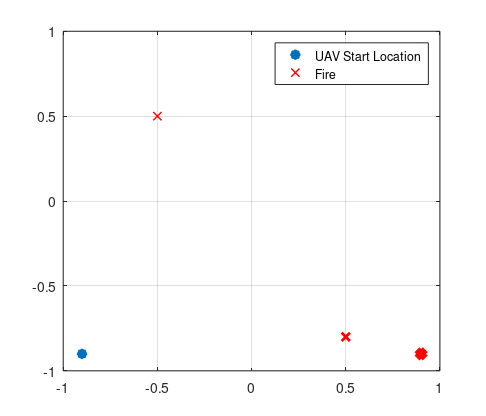

Reproduce this figure in MATLAB. (Note: this script raises an error after producing the figure.)
clear
close all
clc


fires_x = [-.5, 0.5, 0.9];
fires_y = [0.5, -0.8, -0.9];
fire_rew = [1,2,5];

uav_x = [-0.9, 0.9];
uav_y = [-0.9, 0.9];

hc = figure();
set(hc,'PaperUnits','Points');
set(hc,'PaperPosition',[650,550,350,300]);
set(hc,'Units','Points');
set(hc,'Position',[650,550,350,300]);




plot(uav_x, uav_y, '*', 'LineWidth', 5);
hold on
for i = 1:length(fires_x)
    plot(fires_x(i), fires_y(i), 'rx', 'LineWidth',fire_rew(i));
end

grid on
legend 'UAV Start Location' 'Fire' 'Location' 'Best'

print -dpng -r300 'GameLayout.png'

%%
load 3_fires_2_agents.mat

avg_mystrategy = 6.38456804978; 
std_mystrategy = 0.298271833632;

hc = figure();
set(hc,'PaperUnits','Points');
set(hc,'PaperPosition',[650,550,350,300]);
set(hc,'Units','Points');
set(hc,'Position',[650,550,350,300]);

plot(Iteration, AverageDiscountedReturn);
hold on
C = [0.2123    0.2138    0.6270];
plot([0,74],[avg_mystrategy, avg_mystrategy]); 
plot([0,74],[avg_mystrategy, avg_mystrategy]+std_mystrategy,'--','Color',C )
plot([0,74],[avg_mystrategy, avg_mystrategy]-std_mystrategy,'--','Color',C )

grid on

xlabel('Iteration')
ylabel('Avg Discounted Return')
legend 'Learned Policy' 'Intuitive Policy' 'Location' 'Best'
title '3 Fires, 2 UAVs'

print -dpng -r300 'TrainingCurve.png'

%%

fires_x = [-0.8, -0.8, 0.8, 0.8,-0.5, 0.5, 0];
fires_y = [-0.8, 0.8, -0.8, 0.8, 0, 0, 0 ];
fire_rew = [1,1,1,1,5,5,20];

uav_x = [-0.9, -0.9, 0.9, 0.9];
uav_y = [-0.9, 0.9, -0.9, 0.9];

hc = figure();
set(hc,'PaperUnits','Points');
set(hc,'PaperPosition',[650,550,350,300]);
set(hc,'Units','Points');
set(hc,'Position',[650,550,350,300]);




plot(uav_x, uav_y, '*', 'LineWidth', 5);
hold on
for i = 1:length(fires_x)
    plot(fires_x(i), fires_y(i), 'rx', 'LineWidth',fire_rew(i));
end

grid on
legend 'UAV Start Location' 'Fire' 'Location' 'Best'

print -dpng -r300 'GameLayout_7F4U.png'

%%
load 7fires_4agents.mat

avg_mystrategy = 28.8299560584;
std_mystrategy = 0.946267293438;

hc = figure();
set(hc,'PaperUnits','Points');
set(hc,'PaperPosition',[650,550,350,300]);
set(hc,'Units','Points');
set(hc,'Position',[650,550,350,300]);

plot(Iteration, AverageDiscountedReturn);
hold on
C = [0.2123    0.2138    0.6270];
plot([0,149],[avg_mystrategy, avg_mystrategy]); 
plot([0,149],[avg_mystrategy, avg_mystrategy]+std_mystrategy,'--','Color',C )
plot([0,149],[avg_mystrategy, avg_mystrategy]-std_mystrategy,'--','Color',C )

clear Iteration Average*
load 7fires_4agents_2.mat

plot(Iteration(1:150), AverageDiscountedReturn(1:150), 'Color', [0.2    0.6470    0.9410]);

clear Iteration Average*
load 7fires_4agents_3.mat

plot(Iteration, AverageDiscountedReturn, 'Color', [0    0.2470    0.5410]);


grid on

xlabel('Iteration')
ylabel('Avg Discounted Return')
legend 'Learned Policy' 'Intuitive Policy' 'Location' 'Best'
title '7 Fires, 4 UAVs'

print -dpng -r300 'TrainingCurve_7F4U.png'
